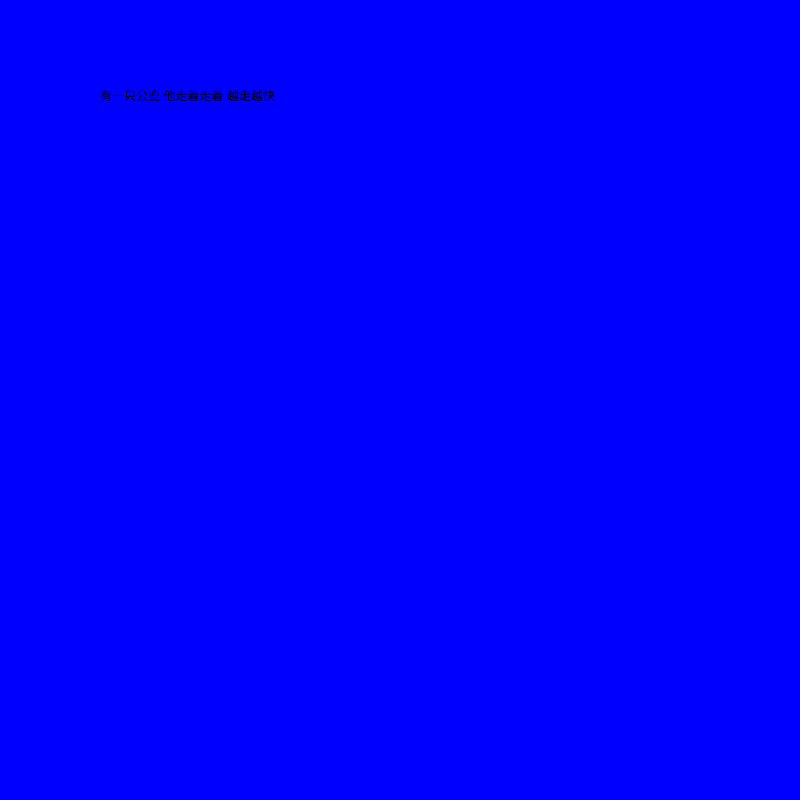
Frame 1 (no input)
Frame 60 (no input): identical to frame 1, image omitted
Frame 120 (the mouse pressed at the canvas centre since frame 60): identical to frame 1, image omitted

The p5.js sketch that drew this single still picture (run headless with seeded random() and noise() and a simulated clock; from frame 60 on, the mouse is pressed at the canvas centre):

// p5.js sketch
// ── sketch.js
var myState = 0;
var myTimer = 0;
function setup() {
  // put setup code here
  createCanvas(800, 800);
}

function draw() {
  // put drawing code here
  switch (myState) {
    case 0:
      background('blue');
      text("有一只公鹿 他走着走着 越走越快", 100, 100);
      fill('black');
      if (myTimer >=200){
        myState = 1;
        myTimer = 0;
      }
      break;

    case 1:
      background('yellow');
      text("最后他变成了高速公路", 100, 100);
      fill('black');
      break;
  }
}

  
